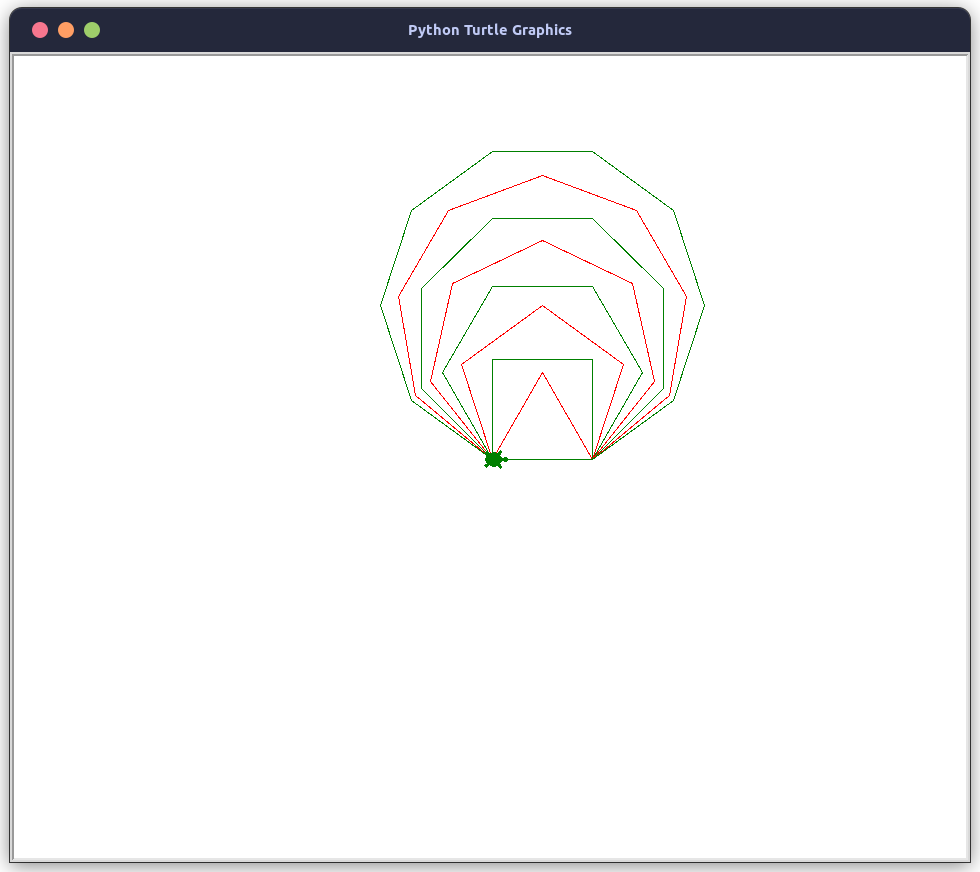

Recreate this plot in Python.
#Draw a triangle, square, pentagon, hexagon, heptagon, octagon, nonagon and decagon
from turtle import Turtle, Screen

mr_turtle = Turtle()
mr_turtle.shape("turtle")
    
side = 3
angle = 360 / side 
for i in range(8):

    # this is just to distinguish polygons
    if side % 2 == 0:
        mr_turtle.color("green")
    else:
        mr_turtle.color("red")

    for j in range(side):
        mr_turtle.forward(100)
        mr_turtle.left(angle)

    side += 1
    # this is to get the external angle of the polygons 
    angle = 360/ side

screen = Screen()
screen.exitonclick()
